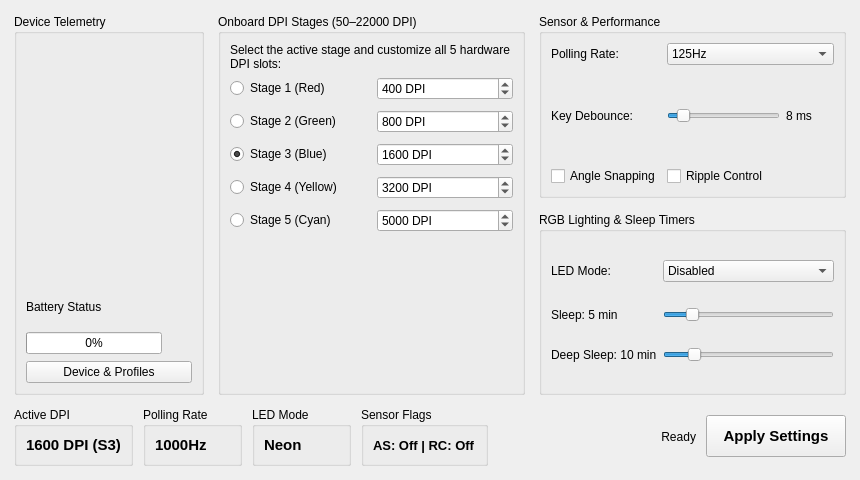
<?xml version="1.0" encoding="UTF-8"?>
<ui version="4.0">
 <class>atsx11</class>
 <widget class="QMainWindow" name="atsx11">
  <property name="geometry">
   <rect>
    <x>0</x>
    <y>0</y>
    <width>860</width>
    <height>480</height>
   </rect>
  </property>
  <property name="minimumSize">
   <size>
    <width>820</width>
    <height>460</height>
   </size>
  </property>
  <property name="windowTitle">
   <string>Attack Shark X11 — Configuration Suite</string>
  </property>
  <widget class="QWidget" name="centralwidget">
   <layout class="QVBoxLayout" name="mainVerticalLayout" stretch="1,0">
    <property name="spacing">
     <number>12</number>
    </property>
    <property name="leftMargin">
     <number>14</number>
    </property>
    <property name="topMargin">
     <number>14</number>
    </property>
    <property name="rightMargin">
     <number>14</number>
    </property>
    <property name="bottomMargin">
     <number>14</number>
    </property>
    <item>
     <layout class="QHBoxLayout" name="topHorizontalLayout" stretch="0,1,1">
      <property name="spacing">
       <number>14</number>
      </property>
      <!-- Left Column: Mouse Preview & Battery Telemetry -->
      <item>
       <widget class="QGroupBox" name="grp_deviceOverview">
        <property name="minimumSize">
         <size>
          <width>190</width>
          <height>0</height>
         </size>
        </property>
        <property name="title">
         <string>Device Telemetry</string>
        </property>
        <layout class="QVBoxLayout" name="leftColumnLayout">
         <item alignment="Qt::AlignmentFlag::AlignHCenter">
          <widget class="QLabel" name="lbl_image">
           <property name="minimumSize">
            <size>
             <width>135</width>
             <height>240</height>
            </size>
           </property>
           <property name="maximumSize">
            <size>
             <width>145</width>
             <height>260</height>
            </size>
           </property>
           <property name="pixmap">
            <pixmap resource="mouse_model_display.qrc">:/images/assets/mouse-2.png</pixmap>
           </property>
           <property name="scaledContents">
            <bool>true</bool>
           </property>
          </widget>
         </item>
         <item>
          <widget class="QLabel" name="lbl_batteryinfo">
           <property name="text">
            <string>Battery Status</string>
           </property>
          </widget>
         </item>
         <item>
          <layout class="QHBoxLayout" name="batteryRowLayout">
           <item>
            <widget class="QProgressBar" name="pbar_batteryinfo">
             <property name="minimum">
              <number>0</number>
             </property>
             <property name="maximum">
              <number>100</number>
             </property>
             <property name="value">
              <number>0</number>
             </property>
             <property name="format">
              <string>%p%</string>
             </property>
            </widget>
           </item>
           <item>
            <widget class="QLabel" name="lbl_isCharging">
             <property name="minimumSize">
              <size>
               <width>24</width>
               <height>24</height>
              </size>
             </property>
             <property name="maximumSize">
              <size>
               <width>24</width>
               <height>24</height>
              </size>
             </property>
             <property name="toolTip">
              <string>Charging indicator</string>
             </property>
             <property name="scaledContents">
              <bool>true</bool>
             </property>
            </widget>
           </item>
          </layout>
         </item>
         <item>
          <widget class="QPushButton" name="btn_settings">
           <property name="toolTip">
            <string>Device selection and profile presets</string>
           </property>
           <property name="text">
            <string>Device &amp;&amp; Profiles</string>
           </property>
          </widget>
         </item>
        </layout>
       </widget>
      </item>

      <!-- Center Column: 5 Programmable DPI Stages -->
      <item>
       <widget class="QGroupBox" name="grp_dpiStages">
        <property name="title">
         <string>Onboard DPI Stages (50–22000 DPI)</string>
        </property>
        <layout class="QVBoxLayout" name="dpiVerticalLayout">
         <item>
          <widget class="QLabel" name="lbl_dpiHint">
           <property name="text">
            <string>Select the active stage and customize all 5 hardware DPI slots:</string>
           </property>
           <property name="wordWrap">
            <bool>true</bool>
           </property>
          </widget>
         </item>
         <item>
          <layout class="QGridLayout" name="dpiGridLayout">
           <property name="horizontalSpacing">
            <number>10</number>
           </property>
           <property name="verticalSpacing">
            <number>10</number>
           </property>
           <!-- Stage 1 -->
           <item row="0" column="0">
            <widget class="QRadioButton" name="radio_dpiStage1">
             <property name="text">
              <string>Stage 1 (Red)</string>
             </property>
            </widget>
           </item>
           <item row="0" column="1">
            <widget class="QSpinBox" name="spin_dpiStage1">
             <property name="suffix">
              <string> DPI</string>
             </property>
             <property name="minimum">
              <number>50</number>
             </property>
             <property name="maximum">
              <number>22000</number>
             </property>
             <property name="singleStep">
              <number>50</number>
             </property>
             <property name="value">
              <number>400</number>
             </property>
            </widget>
           </item>
           <!-- Stage 2 -->
           <item row="1" column="0">
            <widget class="QRadioButton" name="radio_dpiStage2">
             <property name="text">
              <string>Stage 2 (Green)</string>
             </property>
            </widget>
           </item>
           <item row="1" column="1">
            <widget class="QSpinBox" name="spin_dpiStage2">
             <property name="suffix">
              <string> DPI</string>
             </property>
             <property name="minimum">
              <number>50</number>
             </property>
             <property name="maximum">
              <number>22000</number>
             </property>
             <property name="singleStep">
              <number>50</number>
             </property>
             <property name="value">
              <number>800</number>
             </property>
            </widget>
           </item>
           <!-- Stage 3 -->
           <item row="2" column="0">
            <widget class="QRadioButton" name="radio_dpiStage3">
             <property name="text">
              <string>Stage 3 (Blue)</string>
             </property>
             <property name="checked">
              <bool>true</bool>
             </property>
            </widget>
           </item>
           <item row="2" column="1">
            <widget class="QSpinBox" name="spin_dpiStage3">
             <property name="suffix">
              <string> DPI</string>
             </property>
             <property name="minimum">
              <number>50</number>
             </property>
             <property name="maximum">
              <number>22000</number>
             </property>
             <property name="singleStep">
              <number>50</number>
             </property>
             <property name="value">
              <number>1600</number>
             </property>
            </widget>
           </item>
           <!-- Stage 4 -->
           <item row="3" column="0">
            <widget class="QRadioButton" name="radio_dpiStage4">
             <property name="text">
              <string>Stage 4 (Yellow)</string>
             </property>
            </widget>
           </item>
           <item row="3" column="1">
            <widget class="QSpinBox" name="spin_dpiStage4">
             <property name="suffix">
              <string> DPI</string>
             </property>
             <property name="minimum">
              <number>50</number>
             </property>
             <property name="maximum">
              <number>22000</number>
             </property>
             <property name="singleStep">
              <number>50</number>
             </property>
             <property name="value">
              <number>3200</number>
             </property>
            </widget>
           </item>
           <!-- Stage 5 -->
           <item row="4" column="0">
            <widget class="QRadioButton" name="radio_dpiStage5">
             <property name="text">
              <string>Stage 5 (Cyan)</string>
             </property>
            </widget>
           </item>
           <item row="4" column="1">
            <widget class="QSpinBox" name="spin_dpiStage5">
             <property name="suffix">
              <string> DPI</string>
             </property>
             <property name="minimum">
              <number>50</number>
             </property>
             <property name="maximum">
              <number>22000</number>
             </property>
             <property name="singleStep">
              <number>50</number>
             </property>
             <property name="value">
              <number>5000</number>
             </property>
            </widget>
           </item>
          </layout>
         </item>
         <item>
          <spacer name="dpiVerticalSpacer">
           <property name="orientation">
            <enum>Qt::Orientation::Vertical</enum>
           </property>
           <property name="sizeHint" stdset="0">
            <size>
             <width>20</width>
             <height>10</height>
            </size>
           </property>
          </spacer>
         </item>
        </layout>
       </widget>
      </item>

      <!-- Right Column: Sensor Performance, Lighting & Power -->
      <item>
       <layout class="QVBoxLayout" name="rightColumnLayout">
        <item>
         <widget class="QGroupBox" name="grp_sensorPerformance">
          <property name="title">
           <string>Sensor &amp;&amp; Performance</string>
          </property>
          <layout class="QGridLayout" name="perfGridLayout">
           <item row="0" column="0">
            <widget class="QLabel" name="lbl_pollingrate">
             <property name="text">
              <string>Polling Rate:</string>
             </property>
            </widget>
           </item>
           <item row="0" column="1">
            <widget class="QComboBox" name="cbox_pollingrate">
             <item>
              <property name="text">
               <string>125Hz</string>
              </property>
             </item>
             <item>
              <property name="text">
               <string>250Hz</string>
              </property>
             </item>
             <item>
              <property name="text">
               <string>500Hz</string>
              </property>
             </item>
             <item>
              <property name="text">
               <string>1000Hz</string>
              </property>
             </item>
            </widget>
           </item>
           <item row="1" column="0">
            <widget class="QLabel" name="label">
             <property name="text">
              <string>Key Debounce:</string>
             </property>
            </widget>
           </item>
           <item row="1" column="1">
            <layout class="QHBoxLayout" name="debounceRowLayout">
             <item>
              <widget class="QSlider" name="sld_keyresptime">
               <property name="minimum">
                <number>4</number>
               </property>
               <property name="maximum">
                <number>50</number>
               </property>
               <property name="singleStep">
                <number>2</number>
               </property>
               <property name="pageStep">
                <number>2</number>
               </property>
               <property name="value">
                <number>8</number>
               </property>
               <property name="orientation">
                <enum>Qt::Orientation::Horizontal</enum>
               </property>
              </widget>
             </item>
             <item>
              <widget class="QLabel" name="lbl_kreptimeValueDisplay">
               <property name="minimumSize">
                <size>
                 <width>48</width>
                 <height>0</height>
                </size>
               </property>
               <property name="text">
                <string>8 ms</string>
               </property>
              </widget>
             </item>
            </layout>
           </item>
           <item row="2" column="0">
            <widget class="QCheckBox" name="chbox_anglesnap">
             <property name="text">
              <string>Angle Snapping</string>
             </property>
            </widget>
           </item>
           <item row="2" column="1">
            <widget class="QCheckBox" name="chbox_rippleCTRL">
             <property name="text">
              <string>Ripple Control</string>
             </property>
            </widget>
           </item>
          </layout>
         </widget>
        </item>
        <item>
         <widget class="QGroupBox" name="grp_lightingPower">
          <property name="title">
           <string>RGB Lighting &amp;&amp; Sleep Timers</string>
          </property>
          <layout class="QGridLayout" name="lightingGridLayout">
           <item row="0" column="0">
            <widget class="QLabel" name="lbl_ColorMode">
             <property name="text">
              <string>LED Mode:</string>
             </property>
            </widget>
           </item>
           <item row="0" column="1">
            <widget class="QComboBox" name="cbox_colormodes">
             <item>
              <property name="text">
               <string>Disabled</string>
              </property>
             </item>
             <item>
              <property name="text">
               <string>Breathing</string>
              </property>
             </item>
             <item>
              <property name="text">
               <string>Neon</string>
              </property>
             </item>
             <item>
              <property name="text">
               <string>Color Breathing</string>
              </property>
             </item>
            </widget>
           </item>
           <item row="1" column="0">
            <widget class="QLabel" name="lbl_sleepTimerValue">
             <property name="text">
              <string>Sleep: 5 min</string>
             </property>
            </widget>
           </item>
           <item row="1" column="1">
            <widget class="QSlider" name="sldr_sleeptime">
             <property name="minimum">
              <number>1</number>
             </property>
             <property name="maximum">
              <number>30</number>
             </property>
             <property name="value">
              <number>5</number>
             </property>
             <property name="orientation">
              <enum>Qt::Orientation::Horizontal</enum>
             </property>
            </widget>
           </item>
           <item row="2" column="0">
            <widget class="QLabel" name="lbl_deepsleeptimeValue">
             <property name="text">
              <string>Deep Sleep: 10 min</string>
             </property>
            </widget>
           </item>
           <item row="2" column="1">
            <widget class="QSlider" name="sldr_deepSleepTime">
             <property name="minimum">
              <number>1</number>
             </property>
             <property name="maximum">
              <number>60</number>
             </property>
             <property name="value">
              <number>10</number>
             </property>
             <property name="orientation">
              <enum>Qt::Orientation::Horizontal</enum>
             </property>
            </widget>
           </item>
          </layout>
         </widget>
        </item>
       </layout>
      </item>
     </layout>
    </item>

    <!-- Bottom Summary & Apply Bar -->
    <item>
     <layout class="QHBoxLayout" name="bottomBarLayout" stretch="1,1,1,1,2,0">
      <property name="spacing">
       <number>10</number>
      </property>
      <item>
       <widget class="QGroupBox" name="infoDPI">
        <property name="title">
         <string>Active DPI</string>
        </property>
        <layout class="QVBoxLayout" name="v_infoDpi">
         <item>
          <widget class="QLabel" name="lbl_activeDpiValue">
           <property name="font">
            <font>
             <pointsize>11</pointsize>
             <bold>true</bold>
            </font>
           </property>
           <property name="text">
            <string>1600 DPI (S3)</string>
           </property>
          </widget>
         </item>
        </layout>
       </widget>
      </item>
      <item>
       <widget class="QGroupBox" name="info_PolR">
        <property name="title">
         <string>Polling Rate</string>
        </property>
        <layout class="QVBoxLayout" name="v_infoPol">
         <item>
          <widget class="QLabel" name="lbl_PLRValue">
           <property name="font">
            <font>
             <pointsize>11</pointsize>
             <bold>true</bold>
            </font>
           </property>
           <property name="text">
            <string>1000Hz</string>
           </property>
          </widget>
         </item>
        </layout>
       </widget>
      </item>
      <item>
       <widget class="QGroupBox" name="info_LED">
        <property name="title">
         <string>LED Mode</string>
        </property>
        <layout class="QVBoxLayout" name="v_infoLed">
         <item>
          <widget class="QLabel" name="lbl_infoLEDValue">
           <property name="font">
            <font>
             <pointsize>11</pointsize>
             <bold>true</bold>
            </font>
           </property>
           <property name="text">
            <string>Neon</string>
           </property>
          </widget>
         </item>
        </layout>
       </widget>
      </item>
      <item>
       <widget class="QGroupBox" name="info_RippleCntrl">
        <property name="title">
         <string>Sensor Flags</string>
        </property>
        <layout class="QVBoxLayout" name="v_infoFlags">
         <item>
          <widget class="QLabel" name="info_ripplectrlValue">
           <property name="font">
            <font>
             <pointsize>10</pointsize>
             <bold>true</bold>
            </font>
           </property>
           <property name="text">
            <string>AS: Off | RC: Off</string>
           </property>
          </widget>
         </item>
        </layout>
       </widget>
      </item>
      <item>
       <widget class="QLabel" name="lbl_debug">
        <property name="text">
         <string>Ready</string>
        </property>
        <property name="alignment">
         <set>Qt::AlignmentFlag::AlignRight|Qt::AlignmentFlag::AlignVCenter</set>
        </property>
        <property name="wordWrap">
         <bool>true</bool>
        </property>
       </widget>
      </item>
      <item>
       <widget class="QPushButton" name="btn_apply">
        <property name="minimumSize">
         <size>
          <width>140</width>
          <height>42</height>
         </size>
        </property>
        <property name="font">
         <font>
          <pointsize>11</pointsize>
          <bold>true</bold>
         </font>
        </property>
        <property name="text">
         <string>Apply Settings</string>
        </property>
       </widget>
      </item>
     </layout>
    </item>
   </layout>
  </widget>
 </widget>
 <resources>
  <include location="mouse_model_display.qrc"/>
 </resources>
 <connections/>
</ui>
